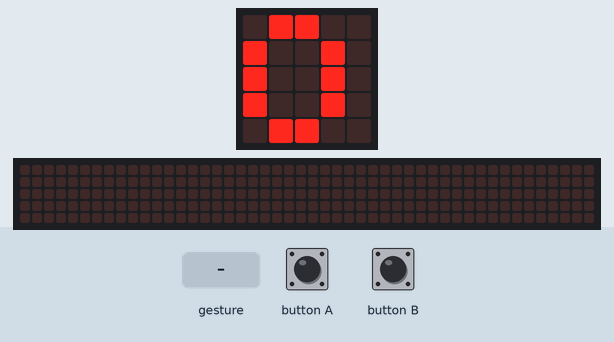
Bench run of a program on a simulated BBC micro:bit (MakeCode). Parts: the board's 5×5 LED display, a strip that is not on the board, showing the scrolling text unrolled. The inputs (shaded band) are chosen by the test bench. A tilt is held for 1.5 s and a shake lasts 1 s, then the board lies face up again; the 48×5 strip is a reading aid, not a part: it shows the text the display is scrolling, unrolled, one strip-width of it at a time.

Above: at 1.2 s.
1.3 s: button A pressed for 0.15 s
At 1.9 s:
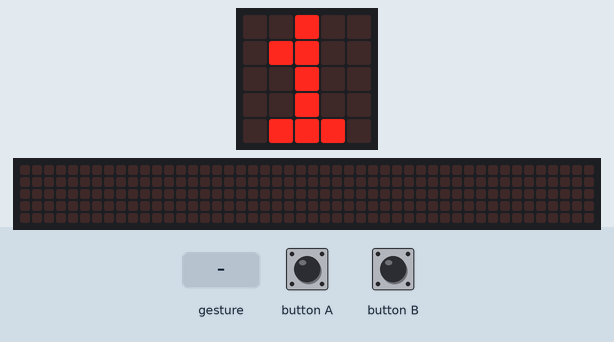
3.0 s: button A pressed for 0.15 s
At 5.0 s:
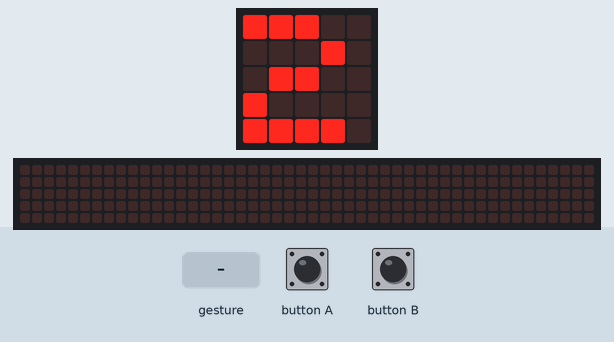
5.3 s: button A pressed 5 times (0.12 s each, 0.3 s apart)
At 7.01 s:
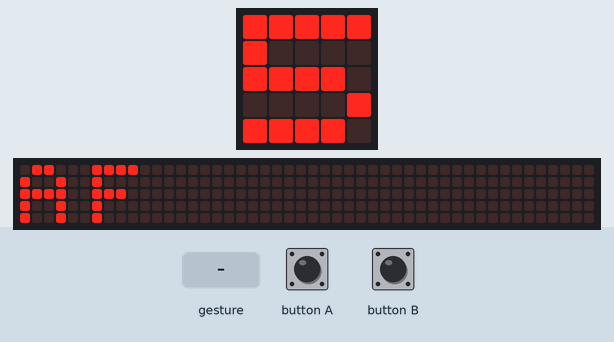
8.9 s: gesture 'shake'
At 10.1 s:
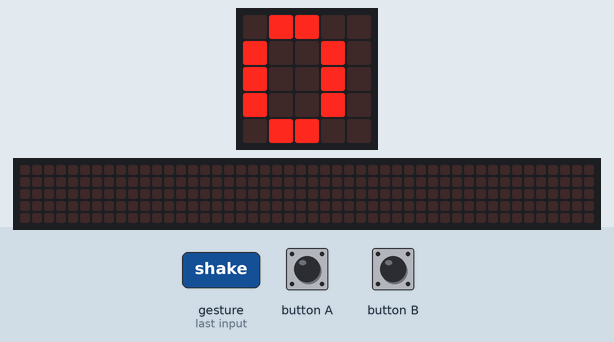
Timing chart, 0 to 11.9 s (numbered marks = the images above; inputs shaded):
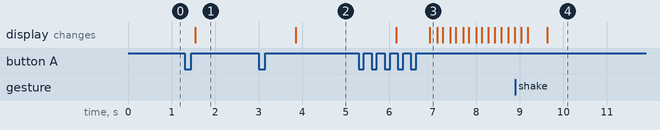

Measured:
- after the input at 1.3 s, the display: changes after 0.24 s (image 1)
- after the input at 3.0 s, the display: changes after 0.85 s (image 2)
- after the input at 5.3 s, the display: first changes after 0.86 s (image 3 shows a later state)
- after the input at 8.9 s, the display: first differs from a run without the input after 0.73 s (image 4)

The program:

main.ts
```typescript
input.onButtonPressed(Button.A, function () {
    número_de_personas += 1
})
input.onGesture(Gesture.Shake, function () {
    número_de_personas = 0
    basic.showNumber(número_de_personas)
})
input.onButtonPressed(Button.B, function () {
    if (número_de_personas > 0) {
        basic.showNumber(número_de_personas - 1)
    }
    basic.showNumber(número_de_personas)
})
let número_de_personas = 0
número_de_personas = 0
basic.forever(function () {
    if (número_de_personas > 5) {
        basic.showString("AF")
    } else {
        basic.showNumber(número_de_personas)
    }
})
```

test.ts
```typescript
// aquí va el archivo "tests"; esto no se compilará cuando este paquete se utilice como una extensión.
```
